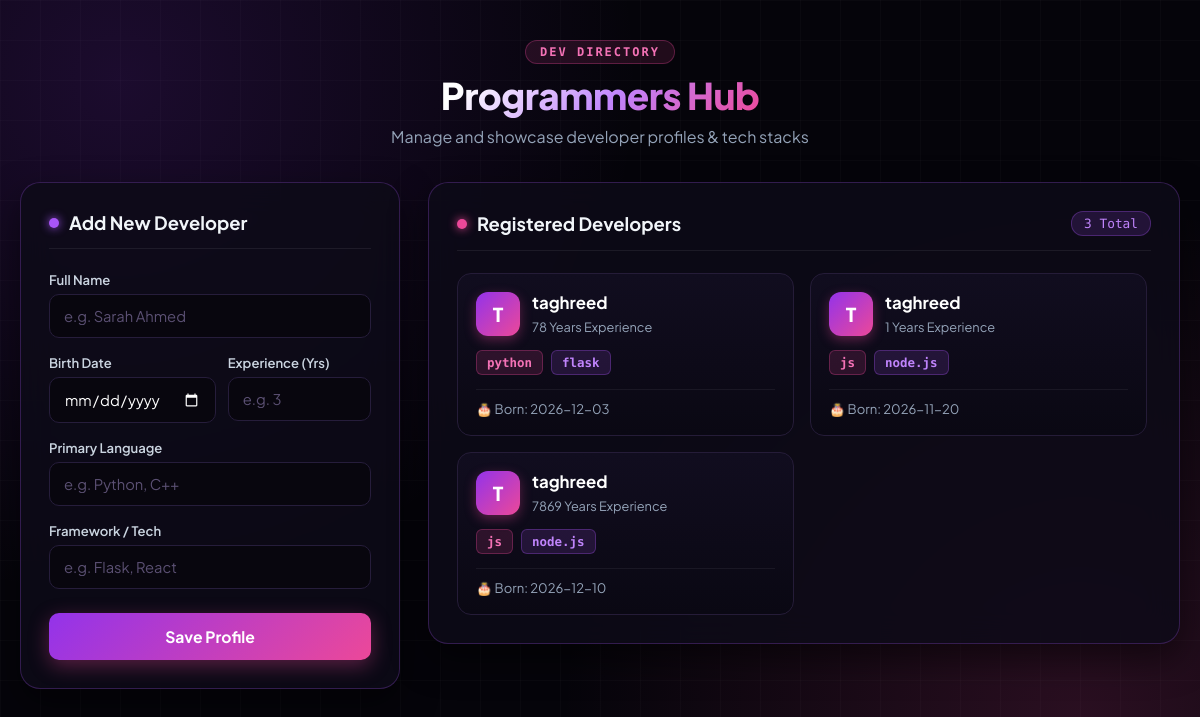
The page / on the database its author committed.
### tables this page shows
CREATE TABLE programmers(
        id INTEGER PRIMARY KEY AUTOINCREMENT,
        name TEXT,
        birth_date TEXT,
        language TEXT,
        experience INTEGER,
        framework TEXT
        );

### app.py (the view)
@app.route("/")
def home():
    db = sqlite3.connect("programmers_v2.db")
    db.row_factory = sqlite3.Row
    cursor = db.cursor()
    cursor.execute("SELECT * FROM programmers")
    programmers = cursor.fetchall()
    db.close()
    return render_template("index.html", programmers=programmers)

### templates/index.html (shortened to what this page needs)
<!DOCTYPE html>
<html lang="en">
<head>
    <link rel="stylesheet" href="{{ url_for('static', filename='style.css') }}">
</head>
<body>
    <div class="hub-wrapper">
        <header class="hub-header">
            <div class="header-badge">DEV DIRECTORY</div>
            <h1>Programmers Hub</h1>
            <p>Manage and showcase developer profiles & tech stacks</p>
        </header>
        <div class="content-grid">
            <section class="panel form-panel">
                <div class="panel-title">
                    <span class="dot"></span>
                    <h2>Add New Developer</h2>
                </div>
                <form action="/add" method="POST">
                    <div class="input-group">
                        <label>Full Name</label>
                        <input type="text" name="name" placeholder="e.g. Sarah Ahmed" required>
                    </div>
                    <div class="row-inputs">
                        <div class="input-group">
                            <label>Birth Date</label>
                            <input type="date" name="birth_date" required>
                        </div>
                        <div class="input-group">
                            <label>Experience (Yrs)</label>
                            <input type="number" name="experience" placeholder="e.g. 3" min="0" required>
                        </div>
                    </div>
                    <div class="input-group">
                        <label>Primary Language</label>
                        <input type="text" name="language" placeholder="e.g. Python, C++" required>
                    </div>
                    <div class="input-group">
                        <label>Framework / Tech</label>
                        <input type="text" name="framework" placeholder="e.g. Flask, React" required>
                    </div>
                    <button type="submit" class="submit-btn">Save Profile</button>
                </form>
            </section>
            <section class="panel list-panel">
                <div class="panel-header-flex">
                    <div class="panel-title">
                        <span class="dot pink"></span>
                        <h2>Registered Developers</h2>
                    </div>
                    <span class="count-badge">{{ programmers|length }} Total</span>
                </div>
                <div class="cards-grid">
                    {% for p in programmers %}
                    <div class="programmer-card">
                        <div class="card-top">
                            <div class="avatar">{{ p['name'][0] | upper }}</div>
                            <div class="dev-info">
                                <h3>{{ p['name'] }}</h3>
                                <span class="exp-tag">{{ p['experience'] }} Years Experience</span>
                            </div>
                        </div>
                        <div class="card-tags">
                            <span class="tag lang-tag">{{ p['language'] }}</span>
                            <span class="tag tech-tag">{{ p['framework'] }}</span>
                        </div>
                        <div class="card-footer">
                            <span>🎂 Born: {{ p['birth_date'] }}</span>
                        </div>
                    </div>
                    {% else %}
                    <div class="empty-state">
                        <div class="empty-icon">👨‍💻</div>
                        <p>No developers registered yet.</p>
                        <span>Fill out the form to add your first profile!</span>
                    </div>
                    {% endfor %}
                </div>
            </section>
        </div>
    </div>
</body>
</html>

### rows shown on the page
programmers: name "T", name "taghreed", experience "78", language "python", framework "flask", birth_date "2026-12-03"
programmers: name "T", name "taghreed", experience "1", language "js", framework "node.js", birth_date "2026-11-20"
programmers: name "T", name "taghreed", experience "7869", language "js", framework "node.js", birth_date "2026-12-10"

### other values the page prints
{{ programmers|length }} "3"
